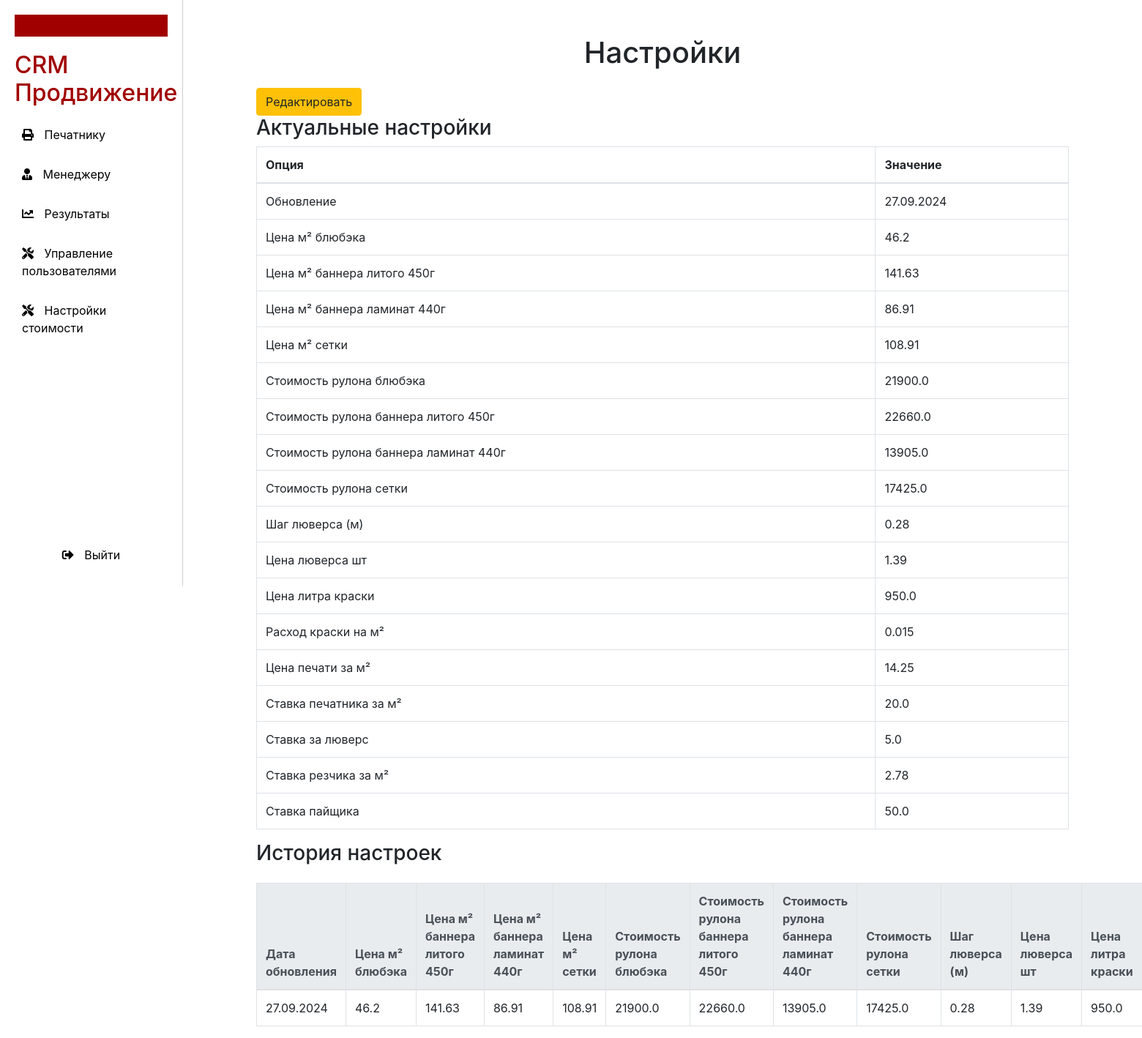
The app's page /settings (signed in), older data.
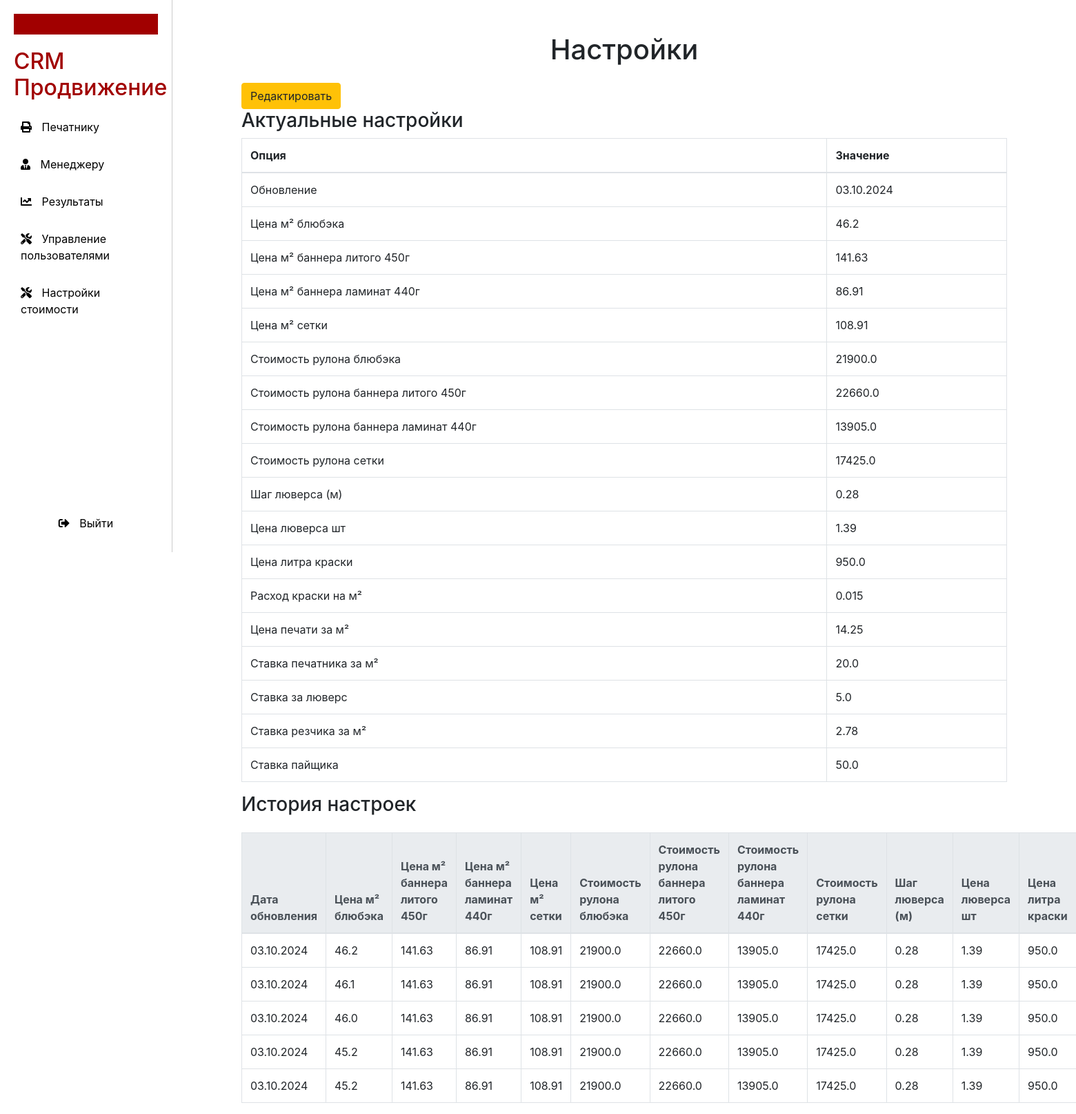
The same page, newer data.
### models.py (models this page shows)
class Settings(Base):
    __tablename__ = 'settings'
    id = Column(Integer, primary_key=True)
    updated_at = Column(Date, nullable=False)
    blueback_price_m2 = Column(Float)  # Цена м² блюбэка
    banner_molded_price_m2 = Column(Float)  # Цена м² баннера литого 450г
    banner_laminated_price_m2 = Column(Float)  # Цена м² баннера ламинат 440г
    mesh_price_m2 = Column(Float)  # Цена м² сетки
    blueback_price_roll = Column(Float)  # Стоимость рулона блюбэка
    banner_molded_price_roll = Column(Float)  # Стоимость рулона баннера литого 450г
    banner_laminated_price_roll = Column(Float)  # Стоимость рулона баннера ламинат 440г
    mesh_price_roll = Column(Float)  # Стоимость рулона сетки
    eyelet_step = Column(Float)  # Шаг люверса (м)
    eyelet_price = Column(Float)  # Цена люверсач
    paint_price_liter = Column(Float)  # Цена литра краски
    paint_consumption_m2 = Column(Float)  # Расход краски на м²
    print_price_m2 = Column(Float)  # Цена печати за м²
    printer_rate_m2 = Column(Float)  # Ставка печатника за м²
    eyelet_rate = Column(Float)  # Ставка за люверс
    cutter_rate_m2 = Column(Float)  # Ставка резчика за м²
    payer_rate = Column(Float)  # Ставка пайщика

### main.py (the view)
@app.get("/settings", response_class=HTMLResponse)
async def read_settings(request: Request, current_user: User = Depends(get_current_user), db: Session = Depends(get_db)):
    check_role_access(current_user, {Role.superuser, Role.admin})
    settings = db.query(Settings).order_by(Settings.id.desc()).all()
    if not settings:
        default_settings = Settings(
            updated_at=date.today(),  # Используем текущую дату
            blueback_price_m2=46.20,
            banner_molded_price_m2=141.63,
            banner_laminated_price_m2=86.91,
            mesh_price_m2=108.91,
            blueback_price_roll=21900,
            banner_molded_price_roll=22660,
            banner_laminated_price_roll=13905,
            mesh_price_roll=17425,
            eyelet_step=0.28,
            eyelet_price=1.39,
            paint_price_liter=950,
            paint_consumption_m2=0.015,
            print_price_m2=14.25,
            printer_rate_m2=20,
            eyelet_rate=5,
            cutter_rate_m2=2.78,
            payer_rate=50,
        )
        db.add(default_settings)
        db.commit()
    settings = db.query(Settings).all()
    actual_settings = settings[0]
    return templates.TemplateResponse("settings.html",
                                      {"request": request,
                                       "user": current_user,
                                       "role": current_user.role.value,
                                       "settings": settings,
                                       "actual_settings": actual_settings
                                       })

### templates/settings.html (shortened to what this page needs)
{% extends "layout.html" %}
{% block settings %}
<div class="container mt-5">
    <h1 class="text-center">Настройки</h1>
    <button class="btn btn-warning mt-3" data-toggle="modal" data-target="#editSettingsModal">
        Редактировать
    </button>
    <h3>Актуальные настройки</h3>
    <table class="table table-bordered">
        <thead>
        <tr>
            <th>Опция</th>
            <th>Значение</th>
        </tr>
        </thead>
        <tbody>
        <tr>
            <td>Обновление</td>
            <td>{{ actual_settings.updated_at.strftime("%d.%m.%Y") }}</td>
        </tr>
        <tr>
            <td>Цена м² блюбэка</td>
            <td>{{ actual_settings.blueback_price_m2 }}</td>
        </tr>
        <tr>
            <td>Цена м² баннера литого 450г</td>
            <td>{{ actual_settings.banner_molded_price_m2 }}</td>
        </tr>
        <tr>
            <td>Цена м² баннера ламинат 440г</td>
            <td>{{ actual_settings.banner_laminated_price_m2 }}</td>
        </tr>
        <tr>
            <td>Цена м² сетки</td>
            <td>{{ actual_settings.mesh_price_m2 }}</td>
        </tr>
        <tr>
            <td>Стоимость рулона блюбэка</td>
            <td>{{ actual_settings.blueback_price_roll }}</td>
        </tr>
        <tr>
            <td>Стоимость рулона баннера литого 450г</td>
            <td>{{ actual_settings.banner_molded_price_roll }}</td>
        </tr>
        <tr>
            <td>Стоимость рулона баннера ламинат 440г</td>
            <td>{{ actual_settings.banner_laminated_price_roll }}</td>
        </tr>
        <tr>
            <td>Стоимость рулона сетки</td>
            <td>{{ actual_settings.mesh_price_roll }}</td>
        </tr>
        <tr>
            <td>Шаг люверса (м)</td>
            <td>{{ actual_settings.eyelet_step }}</td>
        </tr>
        <tr>
            <td>Цена люверса шт</td>
            <td>{{ actual_settings.eyelet_price }}</td>
        </tr>
        <tr>
            <td>Цена литра краски</td>
            <td>{{ actual_settings.paint_price_liter }}</td>
        </tr>
        <tr>
            <td>Расход краски на м²</td>
            <td>{{ actual_settings.paint_consumption_m2 }}</td>
        </tr>
        <tr>
            <td>Цена печати за м²</td>
            <td>{{ actual_settings.print_price_m2 }}</td>
        </tr>
        <tr>
            <td>Ставка печатника за м²</td>
            <td>{{ actual_settings.printer_rate_m2 }}</td>
        </tr>
        <tr>
            <td>Ставка за люверс</td>
            <td>{{ actual_settings.eyelet_rate }}</td>
        </tr>
        <tr>
            <td>Ставка резчика за м²</td>
            <td>{{ actual_settings.cutter_rate_m2 }}</td>
        </tr>
        <tr>
            <td>Ставка пайщика</td>
            <td>{{ actual_settings.payer_rate }}</td>
        </tr>
        </tbody>
    </table>
    <h3>История настроек</h3>
    <table class="table table-bordered mt-4">
        <thead class="thead-light">
        <tr>
            <th>Дата обновления</th>
            <th>Цена м² блюбэка</th>
            <th>Цена м² баннера литого 450г</th>
            <th>Цена м² баннера ламинат 440г</th>
            <th>Цена м² сетки</th>
            <th>Стоимость рулона блюбэка</th>
            <th>Стоимость рулона баннера литого 450г</th>
            <th>Стоимость рулона баннера ламинат 440г</th>
            <th>Стоимость рулона сетки</th>
            <th>Шаг люверса (м)</th>
            <th>Цена люверса шт</th>
            <th>Цена литра краски</th>
        </tr>
        </thead>
        <tbody>
        {% for setting in settings %}
        <tr>
            <td>{{ setting.updated_at.strftime("%d.%m.%Y") }}</td>
            <td>{{ setting.blueback_price_m2 }}</td>
            <td>{{ setting.banner_molded_price_m2 }}</td>
            <td>{{ setting.banner_laminated_price_m2 }}</td>
            <td>{{ setting.mesh_price_m2 }}</td>
            <td>{{ setting.blueback_price_roll }}</td>
            <td>{{ setting.banner_molded_price_roll }}</td>
            <td>{{ setting.banner_laminated_price_roll }}</td>
            <td>{{ setting.mesh_price_roll }}</td>
            <td>{{ setting.eyelet_step }}</td>
            <td>{{ setting.eyelet_price }}</td>
            <td>{{ setting.paint_price_liter }}</td>
        </tr>
        {% endfor %}
        </tbody>
    </table>
</div>
{% endblock %}

### templates/layout.html (shortened to what this page needs)
<!DOCTYPE html>
<html lang="ru">
<head>
    <link href="https://stackpath.bootstrapcdn.com/bootstrap/4.5.2/css/bootstrap.min.css" rel="stylesheet">
    <link rel="stylesheet" href="https://cdnjs.cloudflare.com/ajax/libs/font-awesome/5.15.4/css/all.min.css">
</head>
<body>
{% include 'sidebar.html' %}
{% block settings %}
{% endblock %}
</body>
</html>

### templates/sidebar.html (shortened to what this page needs)
<div class="sidebar">
    <div class="top-strip"></div>
    <h2>CRM Продвижение</h2>
    <ul class="nav flex-column" style="flex-grow: 1; list-style-type: none; padding: 0;">
        {% if role == 'Печатник' %}
        <li class="nav-item">
            <a class="nav-link" href="/printer">
                <i class="fas fa-print"></i> Печатнику
            </a>
        </li>
        {% elif role == 'Менеджер' %}
        <li class="nav-item">
            <a class="nav-link" href="/manager">
                <i class="fas fa-user-tie"></i> Менеджеру
            </a>
        </li>
        {% elif role == 'Администратор' or role == 'Суперпользователь' %}
        <li class="nav-item">
            <a class="nav-link" href="/printer">
                <i class="fas fa-print"></i> Печатнику
            </a>
        </li>
        <li class="nav-item">
            <a class="nav-link" href="/manager">
                <i class="fas fa-user-tie"></i> Менеджеру
            </a>
        </li>
        <li class="nav-item">
            <a class="nav-link" href="/results">
                <i class="fas fa-chart-line"></i> Результаты
            </a>
        </li>
        <li class="nav-item">
            <a class="nav-link" href="/admin">
                <i class="fas fa-tools"></i> Управление пользователями
            </a>
        </li>
        <li class="nav-item">
            <a class="nav-link" href="/settings">
                <i class="fas fa-tools"></i> Настройки стоимости
            </a>
        </li>
        {% endif %}
    </ul>
    <form action="/logout" method="post" style="display: inline;">
        <button type="submit" class="nav-link exit-link" style="border: none; background: none; cursor: pointer;">
            <i class="fas fa-sign-out-alt"></i> Выйти
        </button>
    </form>
</div>

### templates/layout.html (style rules this page uses)
body { display: flex; min-height: 100vh; margin: 0; }
.sidebar { background-color: #000; color: white; height: 100vh; padding: 20px; }
.nav-link { color: white; }
.nav-link i { margin-right: 10px; }

### templates/sidebar.html (style rules this page uses)
.sidebar { background-color: #ffffff; padding: 20px; height: 100vh; color: #000; width: 250px; display: flex; flex-direction: column; border-right: 1px solid #ccc; }
.top-strip { background-color: #a10000; height: 30px; width: 100%; margin-bottom: 20px; }
h2 { color: #a10000; margin: 0 0 15px; }
.nav { flex-grow: 1; overflow-y: auto; padding: 0; margin: 0; list-style-type: none; }
.nav-link { color: #000; text-decoration: none; display: inline-block; width: 100%; padding: 10px; }
.nav-item { margin-bottom: 10px; }
.exit-link { background-color: #c30000; text-align: center; margin-top: auto; }

Row changes from the older to the newer data that the page shows:
changed Settings (number 1 of 5 on the later page): updated_at "27.09.2024" → "03.10.2024"
added Settings: updated_at "03.10.2024", blueback_price_m2 "46.1", banner_molded_price_m2 "141.63", banner_laminated_price_m2 "86.91", mesh_price_m2 "108.91", blueback_price_roll "21900.0", banner_molded_price_roll "22660.0", banner_laminated_price_roll "13905.0", mesh_price_roll "17425.0", eyelet_step "0.28", eyelet_price "1.39", paint_price_liter "950.0"
added Settings: updated_at "03.10.2024", blueback_price_m2 "46.0", banner_molded_price_m2 "141.63", banner_laminated_price_m2 "86.91", mesh_price_m2 "108.91", blueback_price_roll "21900.0", banner_molded_price_roll "22660.0", banner_laminated_price_roll "13905.0", mesh_price_roll "17425.0", eyelet_step "0.28", eyelet_price "1.39", paint_price_liter "950.0"
added Settings: updated_at "03.10.2024", blueback_price_m2 "45.2", banner_molded_price_m2 "141.63", banner_laminated_price_m2 "86.91", mesh_price_m2 "108.91", blueback_price_roll "21900.0", banner_molded_price_roll "22660.0", banner_laminated_price_roll "13905.0", mesh_price_roll "17425.0", eyelet_step "0.28", eyelet_price "1.39", paint_price_liter "950.0"
added Settings: updated_at "03.10.2024", blueback_price_m2 "45.2", banner_molded_price_m2 "141.63", banner_laminated_price_m2 "86.91", mesh_price_m2 "108.91", blueback_price_roll "21900.0", banner_molded_price_roll "22660.0", banner_laminated_price_roll "13905.0", mesh_price_roll "17425.0", eyelet_step "0.28", eyelet_price "1.39", paint_price_liter "950.0"
